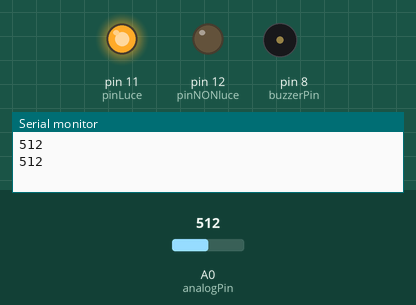
Bench run of a sketch on a simulated Arduino Uno, built with avr-gcc and run on an emulated ATmega328P. Parts: output pins drawn as LEDs (lit = HIGH), buzzer (waves = sounding), the last lines printed to the serial monitor. The test bench sets the inputs (shaded band); at power-on: A0 (analogPin) = 512.

Above: at 1.8 s.
1.9 s: A0 (analogPin) set to 489
At 2.25 s:
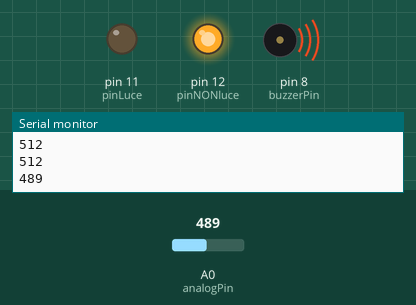
5.5 s: A0 (analogPin) set to 510
At 6.25 s:
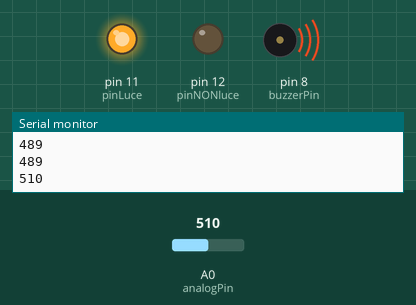
9.5 s: A0 (analogPin) set to 490
At 10.8 s:
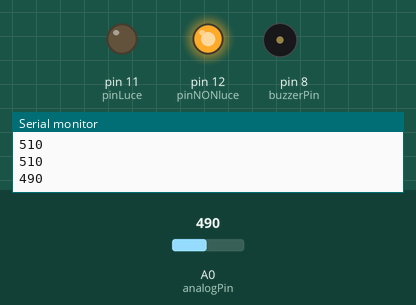
Timing chart, 0 to 19.5 s (numbered marks = the images above; inputs shaded):
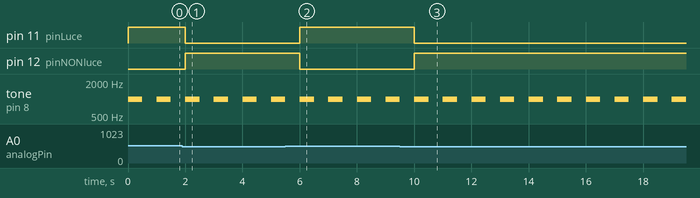

The sketch:

sketch_oct10a.ino
```cpp
int analogPin = A0; // potentiometer wiper (middle terminal) connected to analog pin 3
int val = 0;  // variable to store the value read
int buzzerPin = 8;
int pinNONluce = 12;
int pinLuce = 11;


void setup() {
  Serial.begin(9600); //  setup serial
  pinMode(pinNONluce, OUTPUT);
  pinMode(pinLuce, OUTPUT);
  pinMode(buzzerPin, OUTPUT);
}


void loop() {
  val = analogRead(analogPin);  // read the input pin
  Serial.println(val);          // debug value

  if(val <= 500){

    digitalWrite(pinNONluce, HIGH); //si accende quello rosso
    digitalWrite(pinLuce, LOW);

    if(digitalRead(pinLuce) == LOW){
  tone(buzzerPin, 1000,500);
   delay(1000);

}

  }else{

    digitalWrite(pinNONluce, LOW); //si accende quello rosso
    digitalWrite(pinLuce, HIGH);

    if(digitalRead(pinNONluce) == LOW){
  tone(buzzerPin, 1000,500);
 delay(1000);
}
   }


  //delay(1000);
}
```

Measured:
- the behaviour switches between 501 and 500 on A0 (analogPin) (found by bisection; images 0 and 1)
- after the input at 1.9 s, pin 11 (pinLuce): HIGH → LOW after 0.10 s; pin 12 (pinNONluce): LOW → HIGH after 0.10 s
- after the input at 5.5 s, pin 11 (pinLuce): LOW → HIGH after 0.50 s; pin 12 (pinNONluce): HIGH → LOW after 0.50 s
- after the input at 9.5 s, pin 11 (pinLuce): HIGH → LOW after 0.50 s; pin 12 (pinNONluce): LOW → HIGH after 0.50 s
- by itself, tone on pin 8 (buzzerPin): alternates 1000 Hz for 0.50 s and silent for 0.50 s
